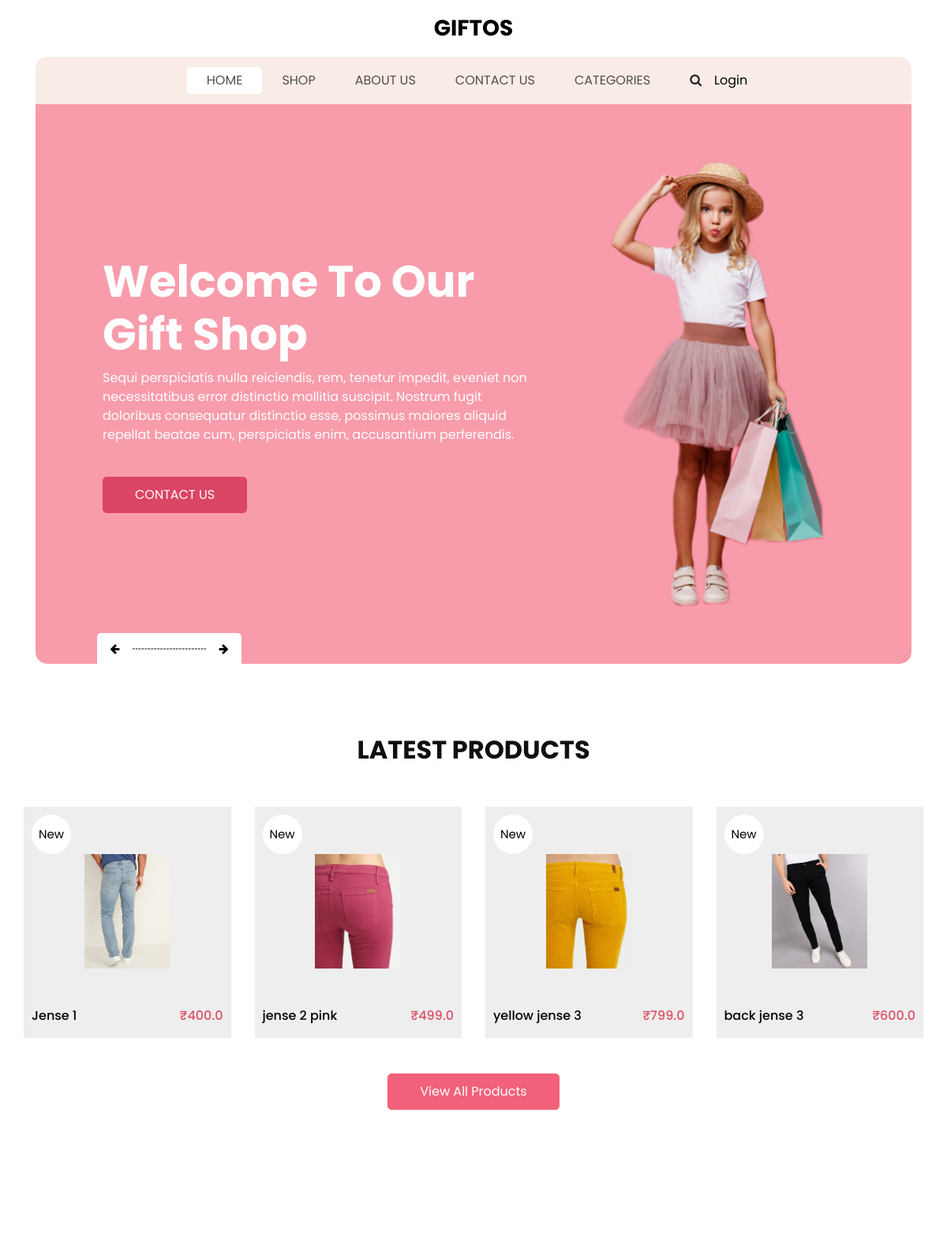
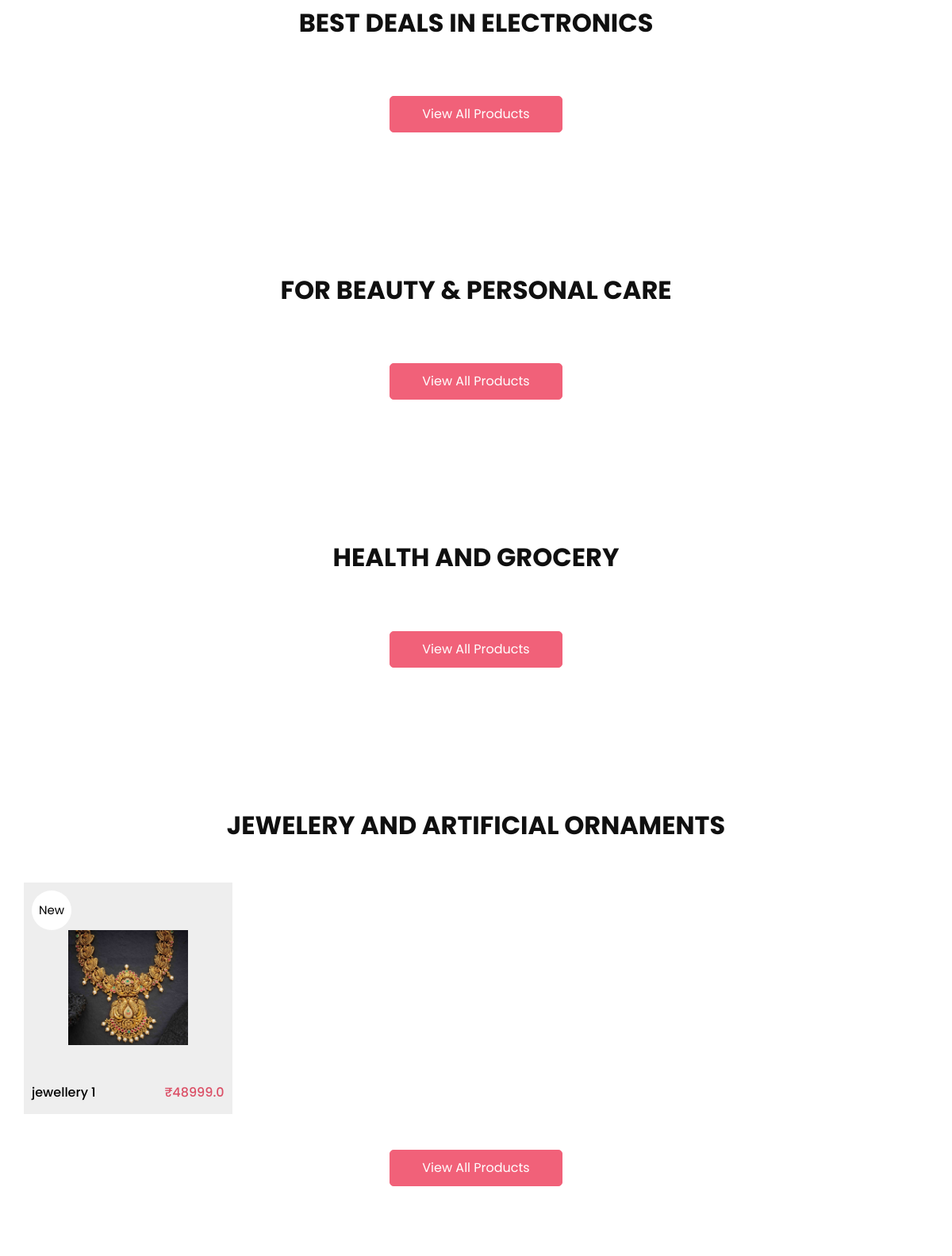
The page / (upper part) on the database its author committed (2 pictures, top to bottom).
### shop/models.py (models this page shows, shortened)
class Product(models.Model):
    title =models.CharField( max_length=50)
    MRP = models. FloatField()
    list_price = models. FloatField()
    description = models.TextField()
    brand = models.CharField(max_length=100)
    category = models.CharField( choices=CATEGORY_CHOICES, max_length=50)
    product_image = models.ImageField( upload_to='product_images')

### shop/views.py (the view)
# urls.py: path("", HomeView.as_view(), name="home"),
class HomeView(TemplateView):
    def get (self , request):
        clothing = Product.objects.filter(category = 'Clothing')
        electronics = Product.objects.filter(category = 'Electronics')
        beauty = Product.objects.filter(category = 'Beauty & Personal Care')
        grocery = Product.objects.filter(category = 'Grocery')
        jewelry = Product.objects.filter(category = 'Jewelry')
        return render(request , "shop/index.html" , {'clothing' : clothing[:4] ,'electronics' : electronics[:4] , 'beauty': beauty[:4] ,'jewelry': jewelry[:4] , 'grocery': grocery[:4] })

### templates/shop/index.html (shortened to what this page needs)
{% extends "shop/base.html" %}
{% load static %}
{% block a %}
    <section class="slider_section">
      <div class="slider_container">
        <div id="carouselExampleIndicators" class="carousel slide" data-ride="carousel">
          <div class="carousel-inner">
            <div class="carousel-item active">
              <div class="container-fluid">
                <div class="row">
                  <div class="col-md-7">
                    <div class="detail-box">
                      <h1>
                        Welcome To Our <br>
                        Gift Shop
                      </h1>
                      <p>
                        Sequi perspiciatis nulla reiciendis, rem, tenetur impedit, eveniet non necessitatibus error distinctio mollitia suscipit. Nostrum fugit doloribus consequatur distinctio esse, possimus maiores aliquid repellat beatae cum, perspiciatis enim, accusantium perferendis.
                      </p>
                      <a href="">
                        Contact Us
                      </a>
                    </div>
                  </div>
                  <div class="col-md-5 ">
                    <div class="img-box">
                      <img src="{% static 'images/slider-img.png' %}" alt="" />
                    </div>
                  </div>
                </div>
              </div>
            </div>
          </div>
          <div class="carousel_btn-box">
            <a class="carousel-control-prev" href="#carouselExampleIndicators" role="button" data-slide="prev">
              <i class="fa fa-arrow-left" aria-hidden="true"></i>
            </a>
            <img src="{% static 'images/line.png' %}" alt="" />
            <a class="carousel-control-next" href="#carouselExampleIndicators" role="button" data-slide="next">
              <i class="fa fa-arrow-right" aria-hidden="true"></i>
            </a>
          </div>
        </div>
      </div>
    </section>
  </div>
  <section class="shop_section layout_padding">
    <div class="container">
      <div class="heading_container heading_center">
        <h2>
          Latest Products
        </h2>
      </div>
      <div class="row">
        {% for c in clothing  %}
        <div class="col-sm-6 col-md-4 col-lg-3">
          <div class="box">
            <a href="{% url 'ppage' c.id %}">
              <div class="img-box">
                <img src="{{c.product_image.url}}" alt="">
              </div>
              <div class="detail-box">
                <h6>
                 {{c.title}}
                </h6>
                <h6>
                  <span>
                    ₹{{c.list_price}}
                  </span>
                </h6>
              </div>
              <div class="new">
                <span>
                  New
                </span>
              </div>
            </a>
          </div>
        </div>
        {% endfor %}
      </div>
      <div class="btn-box">
        <a href="{% url 'shop'%}">
          View All Products
        </a>
      </div>
    </div>
  </section>
  <section class="shop_section layout_padding">
    <div class="container">
      <div class="heading_container heading_center">
        <h2>
          Best Deals in Electronics
        </h2>
      </div>
      <div class="btn-box">
        <a href="{% url 'cpage' 'Electronics' %}">
          View All Products
        </a>
      </div>
    </div>
  </section>
<section class="shop_section layout_padding">
  <div class="container">
    <div class="heading_container heading_center">
      <h2>
        For Beauty & Personal Care
      </h2>
    </div>
    <div class="btn-box">
      <a href="{% url 'cpage' 'Beauty' %}">
        View All Products
      </a>
    </div>
  </div>
</section>
<section class="shop_section layout_padding">
  <div class="container">
    <div class="heading_container heading_center">
      <h2>
        Health And Grocery
      </h2>
    </div>
    <div class="btn-box">
      <a href="{% url 'cpage' 'Health' %}">
        View All Products
      </a>
    </div>
  </div>
</section>
<section class="shop_section layout_padding">
  <div class="container">
    <div class="heading_container heading_center">
      <h2>
        Jewelery And Artificial Ornaments
      </h2>
    </div>
    <div class="row">
      {% for j in jewelry  %}
      <div class="col-sm-6 col-md-4 col-lg-3">
        <div class="box">
          <a href="{% url 'ppage' j.id %}">
            <div class="img-box">
              <img src="{{j.product_image.url}}" alt="">
            </div>
            <div class="detail-box">
              <h6>
               {{j.title}}
              </h6>
              <h6>
                <span>
                  ₹{{j.list_price}}
                </span>
              </h6>
            </div>
            <div class="new">
              <span>
                New
              </span>
            </div>
          </a>
        </div>
      </div>
      {% endfor %}
    </div>
    <div class="btn-box">
      <a href="{% url 'cpage' 'Jewelry' %}">
        View All Products
      </a>
    </div>
  </div>
</section>
  {% endblock  %}

### static/css/style.css (style rules this page uses)
body { font-family: "poppins", sans-serif; color: #101010; background-color: #ffffff; }
.layout_padding { padding-top: 90px; padding-bottom: 90px; }
.heading_container { display: -webkit-box; display: -ms-flexbox; display: flex; -webkit-box-orient: vertical; -webkit-box-direction: normal; -ms-flex-direction: column; flex-direction: column; }
.heading_container h2 { text-transform: uppercase; font-weight: bold; }
.heading_container.heading_center { -webkit-box-align: center; -ms-flex-align: center; align-items: center; text-align: center; }
a, a:hover, a:focus { text-decoration: none; }
.slider_section .slider_container { color: #fefefe; background-color: #000000; background-color: #f89cab; padding: 25px; border-radius: 0 0 15px 15px; }
.slider_section .row { -webkit-box-align: center; -ms-flex-align: center; align-items: center; }
.slider_section .img-box { display: -webkit-box; display: -ms-flexbox; display: flex; -webkit-box-pack: center; -ms-flex-pack: center; justify-content: center; padding: 45px; }
.slider_section .img-box img { width: 275px; }
.slider_section .detail-box { padding-left: 45px; margin: 45px 0; }
.slider_section .detail-box h1 { font-weight: bold; font-size: 3.5rem; margin-bottom: 10px; }
.slider_section .detail-box a { display: inline-block; padding: 10px 40px; background-color: #db4566; color: #ffffff; border: 1px solid #db4566; border-radius: 5px; -webkit-transition: all .3s; transition: all .3s; margin-top: 25px; text-transform: uppercase; }
.slider_section .carousel_btn-box { display: -webkit-box; display: -ms-flexbox; display: flex; background-color: #ffffff; -webkit-box-align: center; -ms-flex-align: center; align-items: center; position: absolute; bottom: -25px; left: 5%; padding: 7px 10px; border-radius: 5px 5px 0 0; }
.slider_section .carousel_btn-box img { margin: 0 10px; }
.slider_section .carousel_btn-box .carousel-control-prev, .slider_section .carousel_btn-box .carousel-control-next { position: unset; height: 25px; width: 25px; background-repeat: no-repeat; opacity: 1; background-position: center; color: #000000; font-size: 14px; }
.shop_section .heading_container { margin-bottom: 20px; }
.shop_section .box { background-color: #eeeeee; position: relative; padding: 10px; margin-top: 25px; }
.shop_section .box a { color: #000000; }
.shop_section .box .img-box { display: -webkit-box; display: -ms-flexbox; display: flex; -webkit-box-pack: center; -ms-flex-pack: center; justify-content: center; -webkit-box-align: center; -ms-flex-align: center; align-items: center; padding: 15px 30px; height: 245px; }
.shop_section .box .img-box img { max-width: 100%; max-height: 145px; }
.shop_section .box .detail-box { display: -webkit-box; display: -ms-flexbox; display: flex; -webkit-box-pack: justify; -ms-flex-pack: justify; justify-content: space-between; }
.shop_section .box .detail-box h6 span { color: #db4f66; }
.shop_section .box .new { width: 50px; height: 50px; position: absolute; top: 10px; left: 10px; background-color: #ffffff; display: -webkit-box; display: -ms-flexbox; display: flex; -webkit-box-pack: center; -ms-flex-pack: center; justify-content: center; -webkit-box-align: center; -ms-flex-align: center; align-items: center; border-radius: 100%; font-size: 15px; }
.shop_section .btn-box { display: -webkit-box; display: -ms-flexbox; display: flex; -webkit-box-pack: center; -ms-flex-pack: center; justify-content: center; margin-top: 45px; }
.shop_section .btn-box a { display: inline-block; padding: 10px 40px; background-color: #f16179; color: #ffffff; border: 1px solid #f16179; border-radius: 5px; -webkit-transition: all .3s; transition: all .3s; }

### static/css/responsive.css (style rules this page uses)
@media (min-width: 1200px) { .container { max-width: 1170px; } }

### rows shown on the page
Product: product_image (picture), title "Jense 1", list_price "400.0"
Product: product_image (picture), title "jense 2 pink", list_price "499.0"
Product: product_image (picture), title "yellow jense 3", list_price "799.0"
Product: product_image (picture), title "back jense 3", list_price "600.0"
Product: product_image (picture), title "jewellery 1", list_price "48999.0"
